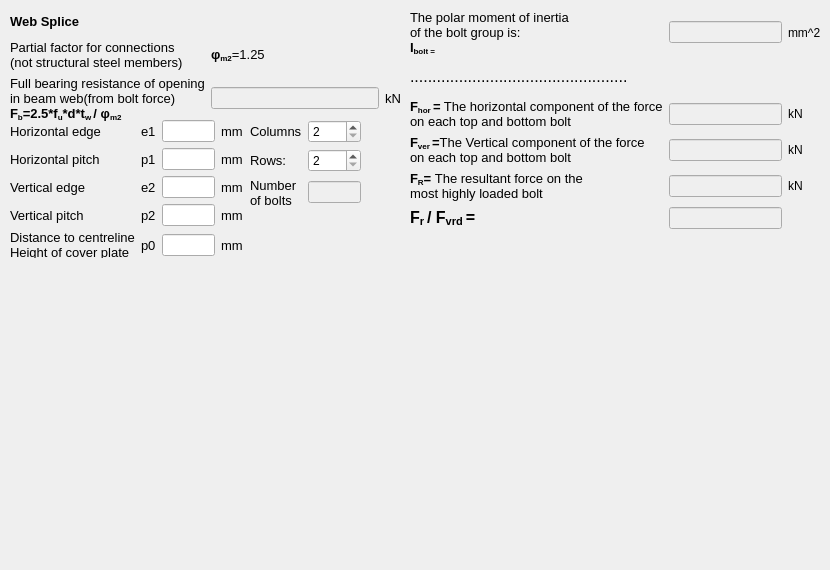
      <widget class="QWidget" name="tab_4">
       <attribute name="title">
        <string>Web Splice</string>
       </attribute>
       <widget class="QWidget" name="gridLayoutWidget_3">
        <property name="geometry">
         <rect>
          <x>410</x>
          <y>10</y>
          <width>411</width>
          <height>219</height>
         </rect>
        </property>
        <layout class="QGridLayout" name="gridLayout_5">
         <item row="3" column="0">
          <widget class="QLabel" name="label_144">
           <property name="font">
            <font>
             <pointsize>10</pointsize>
            </font>
           </property>
           <property name="text">
            <string>&lt;html&gt;&lt;head/&gt;&lt;body&gt;&lt;p&gt;&lt;span style=&quot; font-weight:600;&quot;&gt;F&lt;/span&gt;&lt;span style=&quot; font-weight:600; vertical-align:sub;&quot;&gt;ver &lt;/span&gt;&lt;span style=&quot; font-weight:600;&quot;&gt;=&lt;/span&gt;The Vertical component of the force&lt;br/&gt;on each top and bottom bolt&lt;/p&gt;&lt;/body&gt;&lt;/html&gt;</string>
           </property>
          </widget>
         </item>
         <item row="3" column="2">
          <widget class="QLabel" name="label_143">
           <property name="text">
            <string>kN</string>
           </property>
          </widget>
         </item>
         <item row="2" column="1">
          <widget class="QLineEdit" name="lineEdit_f_hor">
           <property name="enabled">
            <bool>false</bool>
           </property>
           <property name="maxLength">
            <number>3</number>
           </property>
           <property name="frame">
            <bool>true</bool>
           </property>
           <property name="clearButtonEnabled">
            <bool>false</bool>
           </property>
          </widget>
         </item>
         <item row="0" column="1">
          <widget class="QLineEdit" name="lineEdit_i_bolt">
           <property name="enabled">
            <bool>false</bool>
           </property>
           <property name="maxLength">
            <number>10</number>
           </property>
           <property name="frame">
            <bool>true</bool>
           </property>
           <property name="clearButtonEnabled">
            <bool>false</bool>
           </property>
          </widget>
         </item>
         <item row="0" column="0">
          <widget class="QLabel" name="label_146">
           <property name="font">
            <font>
             <pointsize>10</pointsize>
            </font>
           </property>
           <property name="text">
            <string>&lt;html&gt;&lt;head/&gt;&lt;body&gt;&lt;p&gt;The polar moment of inertia&lt;br/&gt;of the bolt group is:&lt;br/&gt;&lt;span style=&quot; font-weight:600;&quot;&gt;I&lt;/span&gt;&lt;span style=&quot; font-weight:600; vertical-align:sub;&quot;&gt;bolt =&lt;/span&gt;&lt;/p&gt;&lt;/body&gt;&lt;/html&gt;</string>
           </property>
          </widget>
         </item>
         <item row="4" column="2">
          <widget class="QLabel" name="label_140">
           <property name="text">
            <string>kN</string>
           </property>
          </widget>
         </item>
         <item row="4" column="1">
          <widget class="QLineEdit" name="lineEdit_Fr">
           <property name="enabled">
            <bool>false</bool>
           </property>
           <property name="maxLength">
            <number>3</number>
           </property>
           <property name="frame">
            <bool>true</bool>
           </property>
           <property name="clearButtonEnabled">
            <bool>false</bool>
           </property>
          </widget>
         </item>
         <item row="4" column="0">
          <widget class="QLabel" name="label_148">
           <property name="font">
            <font>
             <pointsize>10</pointsize>
            </font>
           </property>
           <property name="text">
            <string>&lt;html&gt;&lt;head/&gt;&lt;body&gt;&lt;p&gt;&lt;span style=&quot; font-weight:600;&quot;&gt;F&lt;/span&gt;&lt;span style=&quot; font-weight:600; vertical-align:sub;&quot;&gt;R&lt;/span&gt;&lt;span style=&quot; font-weight:600;&quot;&gt;= &lt;/span&gt;The resultant force on the&lt;br/&gt;most highly loaded bolt &lt;/p&gt;&lt;/body&gt;&lt;/html&gt;</string>
           </property>
          </widget>
         </item>
         <item row="3" column="1">
          <widget class="QLineEdit" name="lineEdit_f_ver">
           <property name="enabled">
            <bool>false</bool>
           </property>
           <property name="maxLength">
            <number>3</number>
           </property>
           <property name="frame">
            <bool>true</bool>
           </property>
           <property name="clearButtonEnabled">
            <bool>false</bool>
           </property>
          </widget>
         </item>
         <item row="0" column="2">
          <widget class="QLabel" name="label_145">
           <property name="text">
            <string>mm^2</string>
           </property>
          </widget>
         </item>
         <item row="2" column="2">
          <widget class="QLabel" name="label_147">
           <property name="text">
            <string>kN</string>
           </property>
          </widget>
         </item>
         <item row="2" column="0">
          <widget class="QLabel" name="label_141">
           <property name="font">
            <font>
             <pointsize>10</pointsize>
            </font>
           </property>
           <property name="text">
            <string>&lt;html&gt;&lt;head/&gt;&lt;body&gt;&lt;p&gt;&lt;span style=&quot; font-weight:600;&quot;&gt;F&lt;/span&gt;&lt;span style=&quot; font-weight:600; vertical-align:sub;&quot;&gt;hor &lt;/span&gt;&lt;span style=&quot; font-weight:600;&quot;&gt;=&lt;/span&gt; The horizontal component of the force &lt;br/&gt;on each top and bottom bolt&lt;/p&gt;&lt;/body&gt;&lt;/html&gt;</string>
           </property>
          </widget>
         </item>
         <item row="5" column="0">
          <widget class="QLabel" name="label_Fr_Fvrd">
           <property name="font">
            <font>
             <pointsize>10</pointsize>
            </font>
           </property>
           <property name="text">
            <string>&lt;html&gt;&lt;head/&gt;&lt;body&gt;&lt;p&gt;&lt;span style=&quot; font-size:12pt; font-weight:600;&quot;&gt;F&lt;/span&gt;&lt;span style=&quot; font-size:12pt; font-weight:600; vertical-align:sub;&quot;&gt;r &lt;/span&gt;&lt;span style=&quot; font-size:12pt; font-weight:600;&quot;&gt;/ F&lt;/span&gt;&lt;span style=&quot; font-size:12pt; font-weight:600; vertical-align:sub;&quot;&gt;vrd &lt;/span&gt;&lt;span style=&quot; font-size:12pt; font-weight:600;&quot;&gt;=&lt;/span&gt;&lt;/p&gt;&lt;/body&gt;&lt;/html&gt;</string>
           </property>
          </widget>
         </item>
         <item row="5" column="1">
          <widget class="QLineEdit" name="lineEdit_Fr_Fvrd">
           <property name="enabled">
            <bool>false</bool>
           </property>
           <property name="maxLength">
            <number>10</number>
           </property>
           <property name="frame">
            <bool>true</bool>
           </property>
           <property name="clearButtonEnabled">
            <bool>false</bool>
           </property>
          </widget>
         </item>
         <item row="1" column="0" colspan="3">
          <widget class="QLabel" name="label_ibolt">
           <property name="text">
            <string>&lt;html&gt;&lt;head/&gt;&lt;body&gt;&lt;p&gt;&lt;span style=&quot; font-size:12pt;&quot;&gt;.................................................&lt;/span&gt;&lt;/p&gt;&lt;/body&gt;&lt;/html&gt;</string>
           </property>
          </widget>
         </item>
        </layout>
       </widget>
       <widget class="QWidget" name="gridLayoutWidget_9">
        <property name="geometry">
         <rect>
          <x>250</x>
          <y>120</y>
          <width>111</width>
          <height>86</height>
         </rect>
        </property>
        <layout class="QGridLayout" name="gridLayout_12">
         <item row="0" column="1">
          <widget class="QSpinBox" name="spinBox_columns">
           <property name="minimum">
            <number>2</number>
           </property>
           <property name="maximum">
            <number>10</number>
           </property>
          </widget>
         </item>
         <item row="1" column="1">
          <widget class="QSpinBox" name="spinBox_rows">
           <property name="minimum">
            <number>2</number>
           </property>
           <property name="maximum">
            <number>10</number>
           </property>
          </widget>
         </item>
         <item row="0" column="0">
          <widget class="QLabel" name="label_88">
           <property name="font">
            <font>
             <pointsize>10</pointsize>
            </font>
           </property>
           <property name="text">
            <string>Columns</string>
           </property>
          </widget>
         </item>
         <item row="1" column="0">
          <widget class="QLabel" name="label_89">
           <property name="font">
            <font>
             <pointsize>10</pointsize>
            </font>
           </property>
           <property name="text">
            <string>Rows:</string>
           </property>
          </widget>
         </item>
         <item row="2" column="0">
          <widget class="QLabel" name="label_93">
           <property name="font">
            <font>
             <pointsize>10</pointsize>
            </font>
           </property>
           <property name="text">
            <string>&lt;html&gt;&lt;head/&gt;&lt;body&gt;&lt;p&gt;Number&lt;br/&gt;of bolts&lt;/p&gt;&lt;/body&gt;&lt;/html&gt;</string>
           </property>
          </widget>
         </item>
         <item row="2" column="1">
          <widget class="QLineEdit" name="lineEdit_39">
           <property name="enabled">
            <bool>false</bool>
           </property>
          </widget>
         </item>
        </layout>
       </widget>
       <widget class="QWidget" name="gridLayoutWidget_7">
        <property name="geometry">
         <rect>
          <x>10</x>
          <y>10</y>
          <width>391</width>
          <height>111</height>
         </rect>
        </property>
        <layout class="QGridLayout" name="gridLayout_9">
         <item row="1" column="0">
          <widget class="QLabel" name="label_90">
           <property name="text">
            <string>&lt;html&gt;&lt;head/&gt;&lt;body&gt;&lt;p&gt;&lt;span style=&quot; font-size:10pt;&quot;&gt;Partial factor for connections &lt;br/&gt;(not structural steel members)&lt;/span&gt;&lt;/p&gt;&lt;/body&gt;&lt;/html&gt;</string>
           </property>
          </widget>
         </item>
         <item row="1" column="1">
          <widget class="QLabel" name="label_91">
           <property name="font">
            <font>
             <pointsize>10</pointsize>
            </font>
           </property>
           <property name="text">
            <string>&lt;html&gt;&lt;head/&gt;&lt;body&gt;&lt;p&gt;&lt;span style=&quot; font-weight:600;&quot;&gt;φ&lt;/span&gt;&lt;span style=&quot; font-weight:600; vertical-align:sub;&quot;&gt;m2&lt;/span&gt;&lt;span style=&quot; font-weight:600;&quot;/&gt;=1.25&lt;/p&gt;&lt;/body&gt;&lt;/html&gt;</string>
           </property>
          </widget>
         </item>
         <item row="2" column="0">
          <widget class="QLabel" name="label_94">
           <property name="font">
            <font>
             <pointsize>10</pointsize>
            </font>
           </property>
           <property name="text">
            <string>&lt;html&gt;&lt;head/&gt;&lt;body&gt;&lt;p&gt;Full bearing resistance of opening&lt;br/&gt;in beam web(from bolt force)&lt;br/&gt;&lt;span style=&quot; font-weight:600;&quot;&gt;F&lt;/span&gt;&lt;span style=&quot; font-weight:600; vertical-align:sub;&quot;&gt;b&lt;/span&gt;&lt;span style=&quot; font-weight:600;&quot;&gt;=2.5*f&lt;/span&gt;&lt;span style=&quot; font-weight:600; vertical-align:sub;&quot;&gt;u&lt;/span&gt;&lt;span style=&quot; font-weight:600;&quot;&gt;*d*t&lt;/span&gt;&lt;span style=&quot; font-weight:600; vertical-align:sub;&quot;&gt;w &lt;/span&gt;&lt;span style=&quot; font-weight:600;&quot;&gt;/ φ&lt;/span&gt;&lt;span style=&quot; font-weight:600; vertical-align:sub;&quot;&gt;m2&lt;/span&gt;&lt;/p&gt;&lt;/body&gt;&lt;/html&gt;</string>
           </property>
          </widget>
         </item>
         <item row="2" column="1">
          <widget class="QLineEdit" name="lineEdit_fb">
           <property name="enabled">
            <bool>false</bool>
           </property>
          </widget>
         </item>
         <item row="2" column="2">
          <widget class="QLabel" name="label_95">
           <property name="font">
            <font>
             <pointsize>10</pointsize>
            </font>
           </property>
           <property name="text">
            <string>&lt;html&gt;&lt;head/&gt;&lt;body&gt;&lt;p&gt;kN&lt;/p&gt;&lt;/body&gt;&lt;/html&gt;</string>
           </property>
          </widget>
         </item>
         <item row="0" column="0" colspan="3">
          <widget class="QLabel" name="label_96">
           <property name="text">
            <string>&lt;html&gt;&lt;head/&gt;&lt;body&gt;&lt;p&gt;&lt;span style=&quot; font-size:10pt; font-weight:600;&quot;&gt;Web Splice&lt;/span&gt;&lt;/p&gt;&lt;/body&gt;&lt;/html&gt;</string>
           </property>
          </widget>
         </item>
        </layout>
       </widget>
       <widget class="QWidget" name="gridLayoutWidget_10">
        <property name="geometry">
         <rect>
          <x>10</x>
          <y>120</y>
          <width>233</width>
          <height>138</height>
         </rect>
        </property>
        <layout class="QGridLayout" name="gridLayout_13">
         <item row="3" column="4">
          <widget class="QLabel" name="label_97">
           <property name="font">
            <font>
             <pointsize>10</pointsize>
            </font>
           </property>
           <property name="text">
            <string>mm</string>
           </property>
          </widget>
         </item>
         <item row="4" column="2">
          <widget class="QLabel" name="label_98">
           <property name="font">
            <font>
             <pointsize>10</pointsize>
            </font>
           </property>
           <property name="text">
            <string>p0</string>
           </property>
          </widget>
         </item>
         <item row="2" column="4">
          <widget class="QLabel" name="label_99">
           <property name="font">
            <font>
             <pointsize>10</pointsize>
            </font>
           </property>
           <property name="text">
            <string>mm</string>
           </property>
          </widget>
         </item>
         <item row="1" column="4">
          <widget class="QLabel" name="label_100">
           <property name="font">
            <font>
             <pointsize>10</pointsize>
            </font>
           </property>
           <property name="text">
            <string>mm</string>
           </property>
          </widget>
         </item>
         <item row="3" column="3">
          <widget class="QLineEdit" name="lineEdit_p2">
           <property name="enabled">
            <bool>true</bool>
           </property>
           <property name="maxLength">
            <number>3</number>
           </property>
           <property name="frame">
            <bool>true</bool>
           </property>
           <property name="clearButtonEnabled">
            <bool>false</bool>
           </property>
          </widget>
         </item>
         <item row="2" column="3">
          <widget class="QLineEdit" name="lineEdit_e2">
           <property name="enabled">
            <bool>true</bool>
           </property>
           <property name="maxLength">
            <number>3</number>
           </property>
           <property name="frame">
            <bool>true</bool>
           </property>
           <property name="clearButtonEnabled">
            <bool>false</bool>
           </property>
          </widget>
         </item>
         <item row="4" column="3">
          <widget class="QLineEdit" name="lineEdit_p0">
           <property name="enabled">
            <bool>true</bool>
           </property>
           <property name="maxLength">
            <number>3</number>
           </property>
           <property name="frame">
            <bool>true</bool>
           </property>
           <property name="clearButtonEnabled">
            <bool>false</bool>
           </property>
          </widget>
         </item>
         <item row="1" column="3">
          <widget class="QLineEdit" name="lineEdit_p1">
           <property name="enabled">
            <bool>true</bool>
           </property>
           <property name="maxLength">
            <number>3</number>
           </property>
           <property name="frame">
            <bool>true</bool>
           </property>
           <property name="clearButtonEnabled">
            <bool>false</bool>
           </property>
          </widget>
         </item>
         <item row="2" column="2">
          <widget class="QLabel" name="label_101">
           <property name="font">
            <font>
             <pointsize>10</pointsize>
            </font>
           </property>
           <property name="text">
            <string>e2</string>
           </property>
          </widget>
         </item>
         <item row="3" column="2">
          <widget class="QLabel" name="label_102">
           <property name="font">
            <font>
             <pointsize>10</pointsize>
            </font>
           </property>
           <property name="text">
            <string>p2</string>
           </property>
          </widget>
         </item>
         <item row="4" column="4">
          <widget class="QLabel" name="label_103">
           <property name="font">
            <font>
             <pointsize>10</pointsize>
            </font>
           </property>
           <property name="text">
            <string>mm</string>
           </property>
          </widget>
         </item>
         <item row="1" column="2">
          <widget class="QLabel" name="label_104">
           <property name="font">
            <font>
             <pointsize>10</pointsize>
            </font>
           </property>
           <property name="text">
            <string>p1</string>
           </property>
          </widget>
         </item>
         <item row="0" column="3">
          <widget class="QLineEdit" name="lineEdit_e1">
           <property name="enabled">
            <bool>true</bool>
           </property>
           <property name="maxLength">
            <number>3</number>
           </property>
           <property name="frame">
            <bool>true</bool>
           </property>
           <property name="clearButtonEnabled">
            <bool>false</bool>
           </property>
          </widget>
         </item>
         <item row="0" column="4">
          <widget class="QLabel" name="label_105">
           <property name="font">
            <font>
             <pointsize>10</pointsize>
            </font>
           </property>
           <property name="text">
            <string>mm</string>
           </property>
          </widget>
         </item>
         <item row="0" column="2">
          <widget class="QLabel" name="label_106">
           <property name="font">
            <font>
             <pointsize>10</pointsize>
            </font>
           </property>
           <property name="text">
            <string>e1</string>
           </property>
          </widget>
         </item>
         <item row="3" column="1">
          <widget class="QLabel" name="label_107">
           <property name="font">
            <font>
             <pointsize>10</pointsize>
            </font>
           </property>
           <property name="text">
            <string>Vertical pitch</string>
           </property>
          </widget>
         </item>
         <item row="0" column="1">
          <widget class="QLabel" name="label_149">
           <property name="font">
            <font>
             <pointsize>10</pointsize>
            </font>
           </property>
           <property name="text">
            <string>Horizontal edge</string>
           </property>
          </widget>
         </item>
         <item row="1" column="1">
          <widget class="QLabel" name="label_150">
           <property name="font">
            <font>
             <pointsize>10</pointsize>
            </font>
           </property>
           <property name="text">
            <string>Horizontal pitch</string>
           </property>
          </widget>
         </item>
         <item row="2" column="1">
          <widget class="QLabel" name="label_151">
           <property name="font">
            <font>
             <pointsize>10</pointsize>
            </font>
           </property>
           <property name="text">
            <string>Vertical edge</string>
           </property>
          </widget>
         </item>
         <item row="4" column="1">
          <widget class="QLabel" name="label_152">
           <property name="font">
            <font>
             <pointsize>10</pointsize>
            </font>
           </property>
           <property name="text">
            <string>Distance to centreline
Height of cover plate</string>
           </property>
          </widget>
         </item>
        </layout>
       </widget>
       <widget class="QLabel" name="label_diagram">
        <property name="geometry">
         <rect>
          <x>10</x>
          <y>260</y>
          <width>741</width>
          <height>301</height>
         </rect>
        </property>
        <property name="text">
         <string/>
        </property>
        <property name="pixmap">
         <pixmap>media/4x3.jpeg</pixmap>
        </property>
        <property name="scaledContents">
         <bool>true</bool>
        </property>
       </widget>
      </widget>
